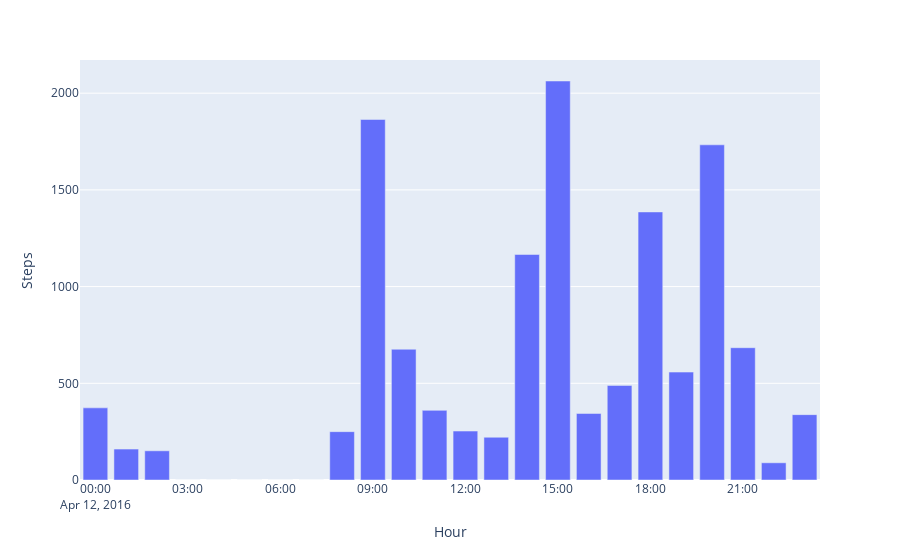

Notebook code cell kept with this figure:
### Code cell
fig = px.bar(hourly, x='Hour', y='Steps')
fig.show()

### Figure 1 — Plotly figure (JSON) as saved in the notebook; plotly's stock layout.template omitted (floating-point values rounded to 4 significant figures)
{"data": [{"alignmentgroup": "True", "hovertemplate": "Hour=%{x}<br>Steps=%{y}<extra></extra>", "legendgroup": "", "marker": {"color": "#636efa", "pattern": {"shape": ""}}, "name": "", "offsetgroup": "", "orientation": "v", "showlegend": false, "textposition": "auto", "type": "bar", "x": ["2016-04-12T00:00:00", "2016-04-12T01:00:00", "2016-04-12T02:00:00", "2016-04-12T03:00:00", "2016-04-12T04:00:00", "2016-04-12T05:00:00", "2016-04-12T06:00:00", "2016-04-12T07:00:00", "2016-04-12T08:00:00", "2016-04-12T09:00:00", "2016-04-12T10:00:00", "2016-04-12T11:00:00", "2016-04-12T12:00:00", "2016-04-12T13:00:00", "2016-04-12T14:00:00", "2016-04-12T15:00:00", "2016-04-12T16:00:00", "2016-04-12T17:00:00", "2016-04-12T18:00:00", "2016-04-12T19:00:00", "2016-04-12T20:00:00", "2016-04-12T21:00:00", "2016-04-12T22:00:00", "2016-04-12T23:00:00"], "xaxis": "x", "y": [373, 160, 151, 0, 0, 0, 0, 0, 250, 1864, 676, 360, 253, 221, 1166, 2063, 344, 489, 1386, 558, 1733, 684, 89, 338], "yaxis": "y"}], "layout": {"barmode": "relative", "legend": {"tracegroupgap": 0}, "margin": {"t": 60}, "xaxis": {"anchor": "y", "domain": [0, 1], "title": {"text": "Hour"}}, "yaxis": {"anchor": "x", "domain": [0, 1], "title": {"text": "Steps"}}}}
